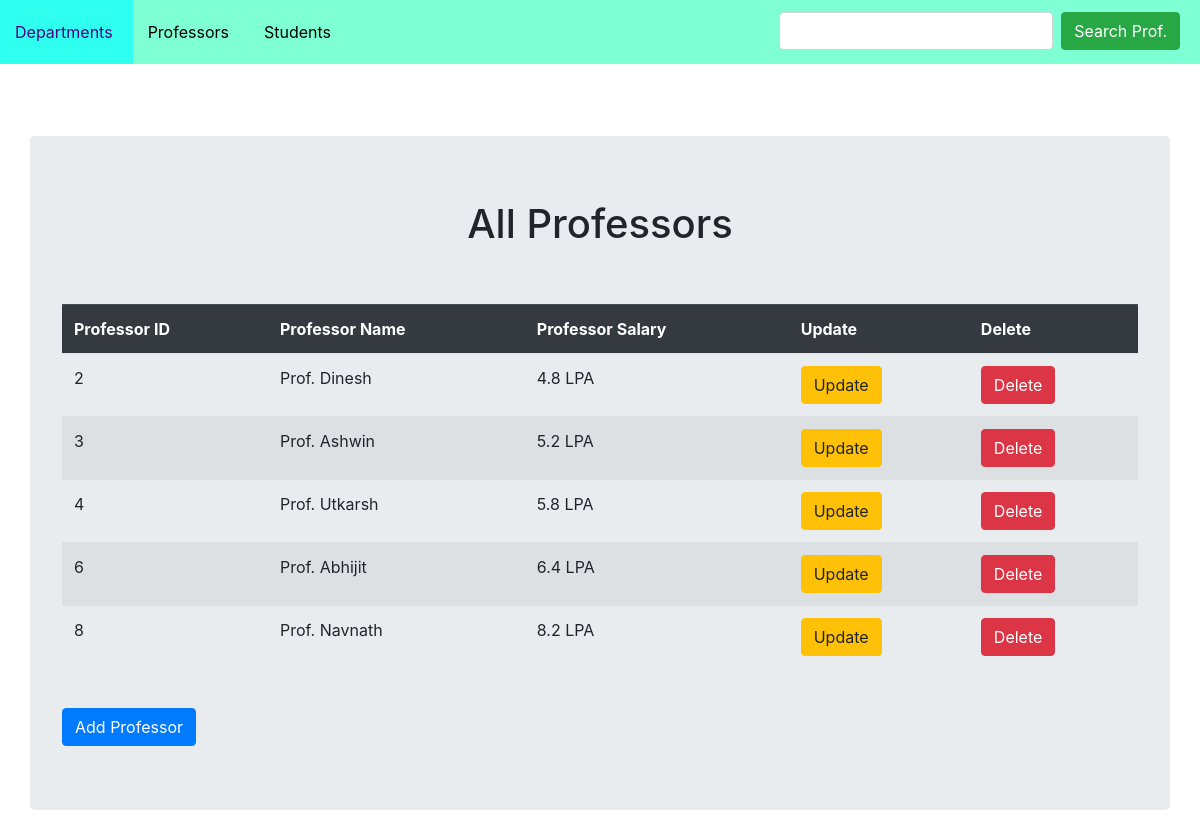
The page /prof/retrive/ on the database as committed earlier.
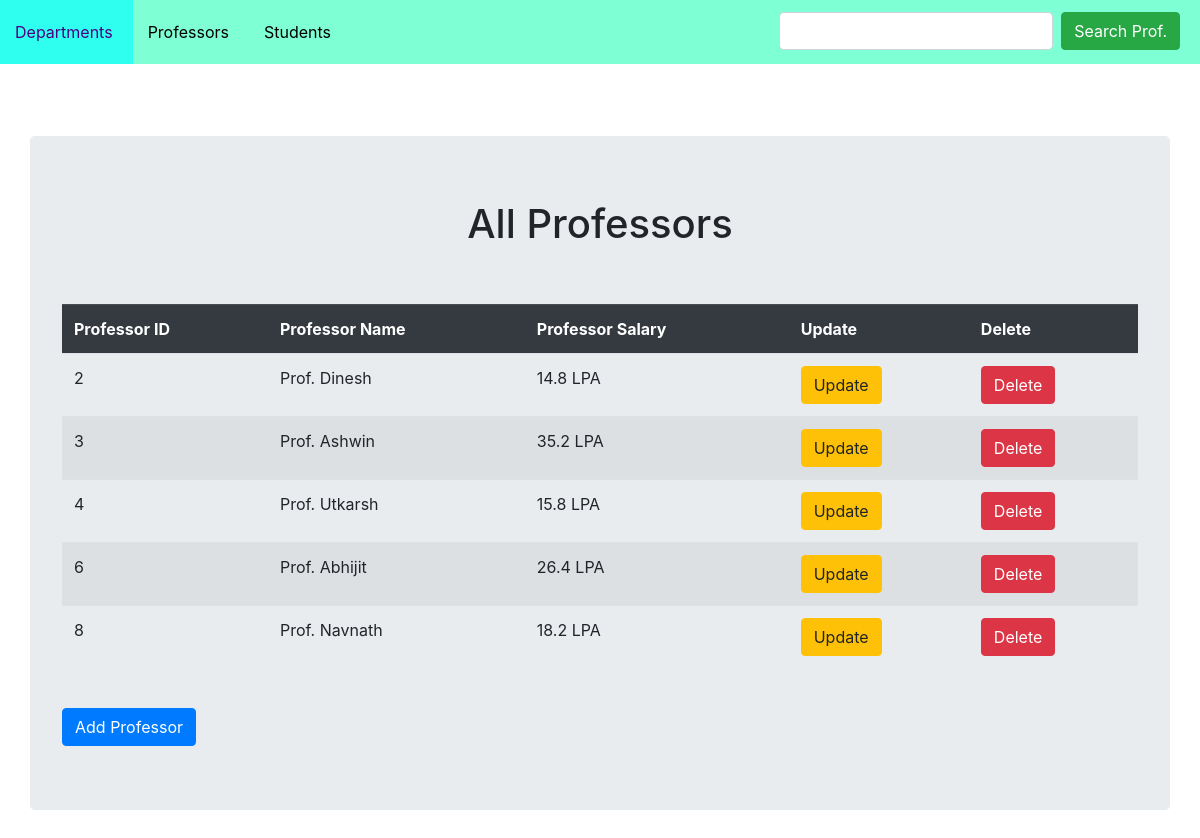
The same page on the database as committed later.
### ProfApp/models.py (models this page shows, shortened)
class Prof(models.Model):
    dept = models.ManyToManyField(Dept)
    name = models.CharField(max_length=32)
    salary = models.FloatField()
    ret = ""

### ProfApp/views.py (the view)
# urls.py: path('retrive/',ProfListView.as_view(),name='retrive_prof'),
class ProfListView(ListView):
    model = Prof

### templates/ProfApp/prof_list.html (shortened to what this page needs)
{% extends 'layout.html' %}
{% block search %}
    <div style="margin-right: 20px;" class="form-inline my-2 my-lg-0">
        <form action="{% url 'search_prof' %}" class="form-inline my-2 my-lg-0">
            <input type="text" name="prof_name" class="form-control mr-sm-2" autocomplete="off">
            <input type="submit" value="Search Prof." class="btn btn-success my-2 my-sm-0">
        </form>
    </div>
{% endblock %}
{% block content %}
    <div class="container jumbotron">
    <h1 style="text-align: center;">All Professors</h1>
    <br><br>
        {% if object_list %}
            <table class="table table-striped table-hover">
                <tr class="thead-dark">
                    <th>Professor ID</th>
                    <th>Professor Name</th>
                    <th>Professor Salary</th>
                    <th>Update</th>
                    <th>Delete</th>
                </tr>
                {% for prof in object_list %}
                    <tr>
                        <td>{{prof.id}}</td>
                        <td>{{prof.name}}</td>
                        <td>{{prof.salary}} LPA</td>
                        <td><a href="{% url 'update_prof' prof.id %}"><button class="btn btn-warning">Update</button></a></td>
                        <td><a href="{% url 'delete_prof' prof.id %}"><button class="btn btn-danger">Delete</button></a></td>
                    </tr>
                {% endfor %}
            </table>
            <br>
            <a href="{% url 'create_prof' %}">
                <button class="btn btn-primary">
                    Add Professor
                </button>
            </a>
        {% endif %}
    </div>
{% endblock %}

Rows that differ between the two databases and show on the page:
changed Prof "Prof. Dinesh": salary "4.8" → "14.8"
changed Prof "Prof. Ashwin": salary "5.2" → "35.2"
changed Prof "Prof. Utkarsh": salary "5.8" → "15.8"
changed Prof "Prof. Abhijit": salary "6.4" → "26.4"
changed Prof "Prof. Navnath": salary "8.2" → "18.2"
